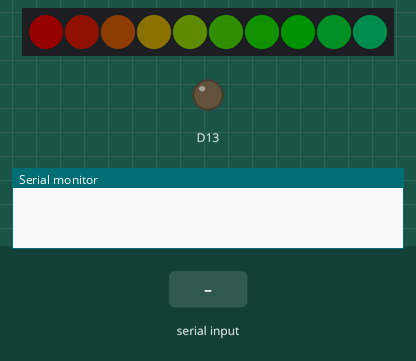
Recording of a sketch running on a simulated Adafruit Circuit Playground Express. Parts: 10 RGB LEDs in strip order, left to right, output pins drawn as LEDs (lit = HIGH), the last lines printed to the serial monitor. Inputs (shaded band) come from the test bench. Dim RGB values are drawn brighter than linear.

Above: at 1.2 s.
1.3 s: "90,45\n" received over Serial
At 2.4 s:
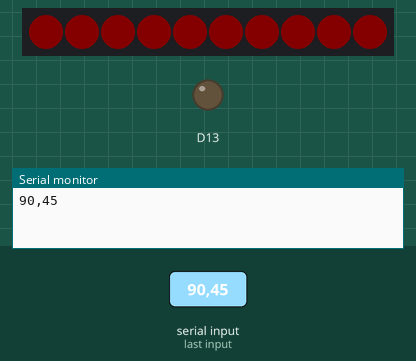
2.8 s: "5\n" received over Serial
At 3.2 s:
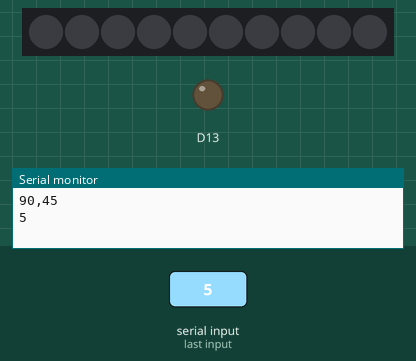
4.3 s: "90\n" received over Serial
At 5.6 s:
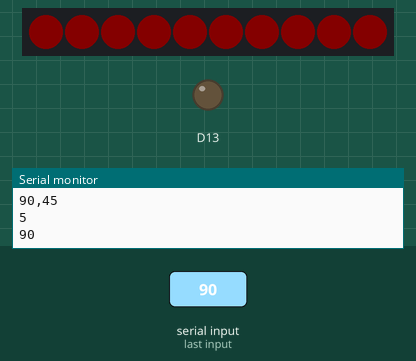
Timing chart, 0 to 7.3 s (numbered marks = the images above; inputs shaded):
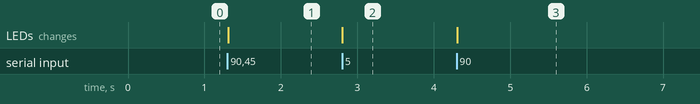

Measured:
- after the input at 1.3 s, the LEDs: change at once (image 1)
- after the input at 2.8 s, the LEDs: change at once (image 2)
- after the input at 4.3 s, the LEDs: change at once (image 3)

The sketch:

SerialFadeNeoPixels.ino
```cpp
/**
 * This example receives an integer value (as a text string) delimited by a return character '\n',
 * converts the text into an integer, and uses this to set the "brightness" of the red LEDs
 * on the NeoPixels.
 *
 * While this example will work with any Serial program, I wrote it to demonstrate the
 * Serial API for web browsers (currently only works with Chrome). This new API allows
 * developers to write JavaScript code in a web browser to read/write data over the serial
 * port, including to devices like Arduino.
 *
 * Circuit Playground API reference:
 * https://caternuson.github.io/Adafruit_CircuitPlayground/
 *
 * Web Serial API:
 * https://web.dev/serial/
 *
 * By Jon E. Froehlich
 * @jonfroehlich
 * http://makeabilitylab.io
 *
 */
#include <Adafruit_CircuitPlayground.h> // Library ref: https://caternuson.github.io/Adafruit_CircuitPlayground/

const int NUM_NEO_PIXELS = 10;
const int BAUD_RATE = 9600;
const int DELAY_MS = 5; // set to 0 for no delay between loop calls

void setup() {
  CircuitPlayground.begin();
  Serial.begin(BAUD_RATE);

  // Set CPX colors into a pretty state. This just lets us know that the program is running
  // and we are waiting for serial data
  for(int i = 0; i < NUM_NEO_PIXELS; i++){
    // color wheel is a hue color wheel from 0 to 255
    int wheelPosition = map(i, 0, NUM_NEO_PIXELS, 0, 128);

    // convert to a 24-bit RGB color val
    // https://caternuson.github.io/Adafruit_CircuitPlayground/colorWheel.html
    int colorWheelVal = CircuitPlayground.colorWheel(wheelPosition);
    CircuitPlayground.setPixelColor(i, colorWheelVal);
  }
}

void loop() {
  // Check to see if there is any incoming serial data
  if(Serial.available() > 0){
    // If we're here, then serial data has been received
    // Read data off the serial port until we get to the endline delimeter ('\n')
    // Store all of this data into a string
    String rcvdSerialData = Serial.readStringUntil('\n');

    // Send this data right back out on the serial port for debugging purposes
    Serial.println(rcvdSerialData);

    // Convert the data into an integer
    int val = rcvdSerialData.toInt();

    // We expect a value between 0 and 255 (just make sure)
    val = constrain(val, 0, 255); // make sure we contrain to 0, 255

    // Iterate through all NeoPixel LEDs and set the red brightness level
    for(int i = 0; i < NUM_NEO_PIXELS; i++){

      // Sets a NeoPixel to the specified color
      // setPixelColor(p, r, g, b) where p = the NeoPixel index
      // and r, g, b are 0-255 values for red, green, and blue
      CircuitPlayground.setPixelColor(i, val, 0, 0);
    }
  }

  delay(10);
}
```
